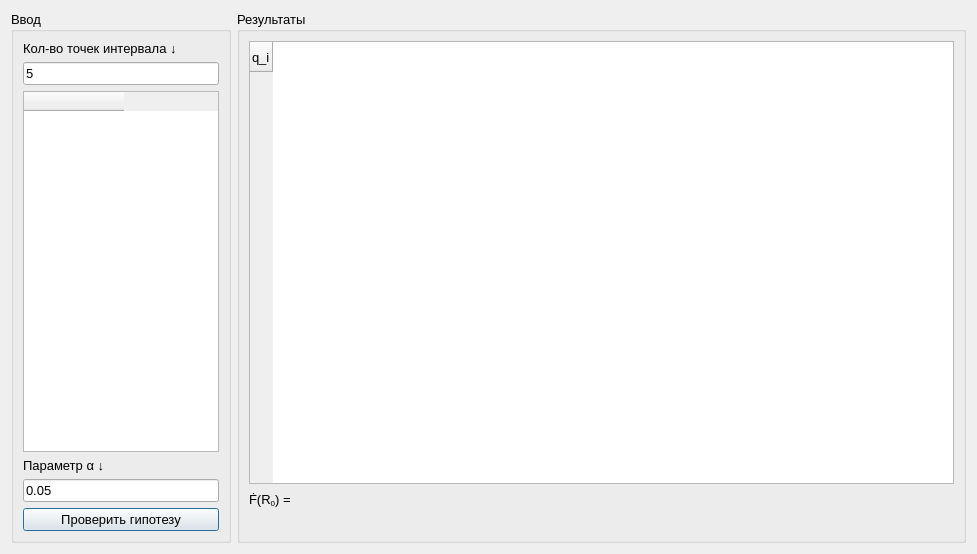
<?xml version="1.0" encoding="UTF-8"?>
<ui version="4.0">
 <class>Dialog</class>
 <widget class="QDialog" name="Dialog">
  <property name="geometry">
   <rect>
    <x>0</x>
    <y>0</y>
    <width>977</width>
    <height>554</height>
   </rect>
  </property>
  <property name="windowTitle">
   <string>Dialog</string>
  </property>
  <layout class="QHBoxLayout" name="horizontalLayout">
   <item>
    <widget class="QGroupBox" name="groupBox">
     <property name="maximumSize">
      <size>
       <width>220</width>
       <height>16777215</height>
      </size>
     </property>
     <property name="font">
      <font>
       <family>Arial</family>
       <pointsize>10</pointsize>
      </font>
     </property>
     <property name="title">
      <string>Ввод</string>
     </property>
     <layout class="QVBoxLayout" name="verticalLayout">
      <item>
       <widget class="QLabel" name="label">
        <property name="font">
         <font>
          <family>Arial</family>
          <pointsize>10</pointsize>
         </font>
        </property>
        <property name="text">
         <string>Кол-во точек интервала ↓</string>
        </property>
       </widget>
      </item>
      <item>
       <widget class="QLineEdit" name="num_of_points_of_interval_in">
        <property name="font">
         <font>
          <family>Arial</family>
          <pointsize>10</pointsize>
         </font>
        </property>
        <property name="text">
         <string>5</string>
        </property>
       </widget>
      </item>
      <item>
       <widget class="QTableWidget" name="intervals_table">
        <property name="font">
         <font>
          <family>Arial</family>
          <pointsize>10</pointsize>
         </font>
        </property>
        <column>
         <property name="text">
          <string/>
         </property>
        </column>
       </widget>
      </item>
      <item>
       <widget class="QLabel" name="label_2">
        <property name="font">
         <font>
          <family>Arial</family>
          <pointsize>10</pointsize>
         </font>
        </property>
        <property name="text">
         <string>Параметр α ↓</string>
        </property>
       </widget>
      </item>
      <item>
       <widget class="QLineEdit" name="alpha_in">
        <property name="font">
         <font>
          <family>Arial</family>
          <pointsize>10</pointsize>
         </font>
        </property>
        <property name="text">
         <string>0.05</string>
        </property>
       </widget>
      </item>
      <item>
       <widget class="QPushButton" name="check_hypothesis_btn">
        <property name="font">
         <font>
          <family>Arial</family>
          <pointsize>10</pointsize>
         </font>
        </property>
        <property name="cursor">
         <cursorShape>PointingHandCursor</cursorShape>
        </property>
        <property name="text">
         <string>Проверить гипотезу</string>
        </property>
       </widget>
      </item>
     </layout>
    </widget>
   </item>
   <item>
    <widget class="QGroupBox" name="groupBox_2">
     <property name="font">
      <font>
       <family>Arial</family>
       <pointsize>10</pointsize>
      </font>
     </property>
     <property name="title">
      <string>Результаты</string>
     </property>
     <layout class="QGridLayout" name="gridLayout">
      <item row="1" column="1">
       <widget class="QLabel" name="f_r_0_lbl">
        <property name="font">
         <font>
          <family>Arial</family>
          <pointsize>10</pointsize>
         </font>
        </property>
        <property name="text">
         <string/>
        </property>
       </widget>
      </item>
      <item row="1" column="0">
       <widget class="QLabel" name="label_3">
        <property name="font">
         <font>
          <family>Arial</family>
          <pointsize>10</pointsize>
         </font>
        </property>
        <property name="text">
         <string>&lt;html&gt;&lt;head/&gt;&lt;body&gt;&lt;p&gt;Ḟ(R&lt;span style=&quot; vertical-align:sub;&quot;&gt;0&lt;/span&gt;) =&lt;/p&gt;&lt;/body&gt;&lt;/html&gt;</string>
        </property>
       </widget>
      </item>
      <item row="1" column="2">
       <spacer name="horizontalSpacer">
        <property name="font">
         <font>
          <family>Arial</family>
          <pointsize>10</pointsize>
         </font>
        </property>
        <property name="orientation">
         <enum>Qt::Horizontal</enum>
        </property>
        <property name="sizeHint" stdset="0">
         <size>
          <width>40</width>
          <height>20</height>
         </size>
        </property>
       </spacer>
      </item>
      <item row="0" column="0" colspan="3">
       <widget class="QTableWidget" name="q_out_table">
        <property name="font">
         <font>
          <family>Arial</family>
          <pointsize>10</pointsize>
         </font>
        </property>
        <row>
         <property name="text">
          <string>q_i</string>
         </property>
        </row>
       </widget>
      </item>
      <item row="2" column="0" colspan="3">
       <widget class="QLabel" name="hipothesis_verdict_lbl">
        <property name="font">
         <font>
          <family>Arial</family>
          <pointsize>10</pointsize>
         </font>
        </property>
        <property name="text">
         <string/>
        </property>
       </widget>
      </item>
     </layout>
    </widget>
   </item>
  </layout>
 </widget>
 <resources/>
 <connections/>
</ui>
